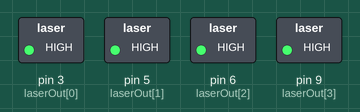
This sketch was run on a simulated Arduino Uno, built with avr-gcc and run on an emulated ATmega328P. Parts: switched loads named in the sketch (green lamp = pin HIGH).

Above: at 1.0 s.
At 2.5 s:
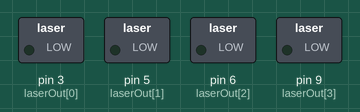
Timing chart, 0 to 3.8 s (numbered marks = the images above):
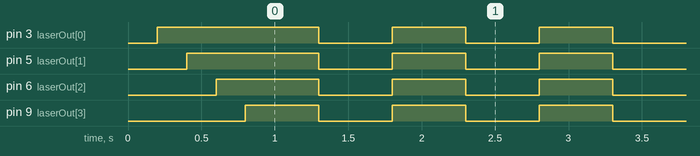

Measured:
- by itself, pin 3 (laserOut[0]), pin 5 (laserOut[1]), pin 6 (laserOut[2]), pin 9 (laserOut[3]): alternates HIGH for 0.50 s and LOW for 0.50 s

The sketch:

blink.ino
```cpp
int num_of_lasers = 4;
const int laserOut[6] = {3, 5, 6, 9, 10, 11};


void setup() {
  for(int i = 0; i < num_of_lasers; i++) {
    pinMode(laserOut[i], OUTPUT);
    delay(200);
    analogWrite(laserOut[i], 255);
  }
}

int step = 0;

void loop() {
  for(int i = 0; i < num_of_lasers; i++) {
    analogWrite(laserOut[i], 255);
  }

  delay(500);

  for(int i = 0; i < num_of_lasers; i++) {
    analogWrite(laserOut[i], 0);
  }

  delay(500);
}
```
